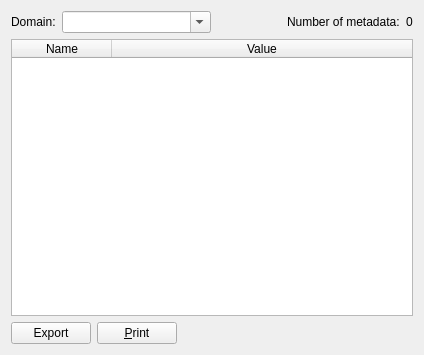
<?xml version="1.0" encoding="UTF-8"?>
<ui version="4.0">
 <class>metadataForm</class>
 <widget class="QWidget" name="metadataForm">
  <property name="geometry">
   <rect>
    <x>0</x>
    <y>0</y>
    <width>424</width>
    <height>355</height>
   </rect>
  </property>
  <property name="windowTitle">
   <string>Form</string>
  </property>
  <layout class="QVBoxLayout" name="verticalLayout">
   <item>
    <layout class="QHBoxLayout" name="metadataHorizontalLayout">
     <item>
      <widget class="QLabel" name="domainLabel">
       <property name="text">
        <string>Domain:</string>
       </property>
      </widget>
     </item>
     <item>
      <widget class="QComboBox" name="domainComboBox">
       <property name="editable">
        <bool>true</bool>
       </property>
       <item>
        <property name="text">
         <string/>
        </property>
       </item>
       <item>
        <property name="text">
         <string>SUBDATASETS</string>
        </property>
       </item>
       <item>
        <property name="text">
         <string>IMAGE_STRUCTURE</string>
        </property>
       </item>
       <item>
        <property name="text">
         <string>RPC</string>
        </property>
       </item>
      </widget>
     </item>
     <item>
      <spacer name="horizontalSpacer">
       <property name="orientation">
        <enum>Qt::Horizontal</enum>
       </property>
       <property name="sizeHint" stdset="0">
        <size>
         <width>40</width>
         <height>20</height>
        </size>
       </property>
      </spacer>
     </item>
     <item>
      <widget class="QLabel" name="metadataNumLabel">
       <property name="sizePolicy">
        <sizepolicy hsizetype="Minimum" vsizetype="Minimum">
         <horstretch>0</horstretch>
         <verstretch>0</verstretch>
        </sizepolicy>
       </property>
       <property name="text">
        <string>Number of metadata:</string>
       </property>
      </widget>
     </item>
     <item>
      <widget class="QLabel" name="metadataNumValue">
       <property name="text">
        <string>0</string>
       </property>
       <property name="textInteractionFlags">
        <set>Qt::LinksAccessibleByMouse|Qt::TextSelectableByKeyboard|Qt::TextSelectableByMouse</set>
       </property>
      </widget>
     </item>
    </layout>
   </item>
   <item>
    <widget class="QTableWidget" name="tableWidget">
     <property name="contextMenuPolicy">
      <enum>Qt::ActionsContextMenu</enum>
     </property>
     <property name="editTriggers">
      <set>QAbstractItemView::NoEditTriggers</set>
     </property>
     <property name="horizontalScrollMode">
      <enum>QAbstractItemView::ScrollPerPixel</enum>
     </property>
     <property name="sortingEnabled">
      <bool>true</bool>
     </property>
     <property name="columnCount">
      <number>2</number>
     </property>
     <attribute name="horizontalHeaderStretchLastSection">
      <bool>true</bool>
     </attribute>
     <attribute name="horizontalHeaderStretchLastSection">
      <bool>true</bool>
     </attribute>
     <column>
      <property name="text">
       <string>Name</string>
      </property>
     </column>
     <column>
      <property name="text">
       <string>Value</string>
      </property>
     </column>
    </widget>
   </item>
   <item>
    <layout class="QHBoxLayout" name="horizontalLayout">
     <item>
      <widget class="QPushButton" name="exportButton">
       <property name="toolTip">
        <string>Save metadata to file.</string>
       </property>
       <property name="statusTip">
        <string>Save metadata to file.</string>
       </property>
       <property name="text">
        <string>Export</string>
       </property>
       <property name="shortcut">
        <string>Ctrl+S</string>
       </property>
      </widget>
     </item>
     <item>
      <widget class="QPushButton" name="printButton">
       <property name="statusTip">
        <string>Print metadata.</string>
       </property>
       <property name="whatsThis">
        <string>Print metadata.</string>
       </property>
       <property name="text">
        <string>&amp;Print</string>
       </property>
       <property name="shortcut">
        <string>Ctrl+P</string>
       </property>
      </widget>
     </item>
     <item>
      <spacer name="buttonsSpacer">
       <property name="orientation">
        <enum>Qt::Horizontal</enum>
       </property>
       <property name="sizeHint" stdset="0">
        <size>
         <width>40</width>
         <height>20</height>
        </size>
       </property>
      </spacer>
     </item>
    </layout>
   </item>
  </layout>
 </widget>
 <resources/>
 <connections/>
</ui>
